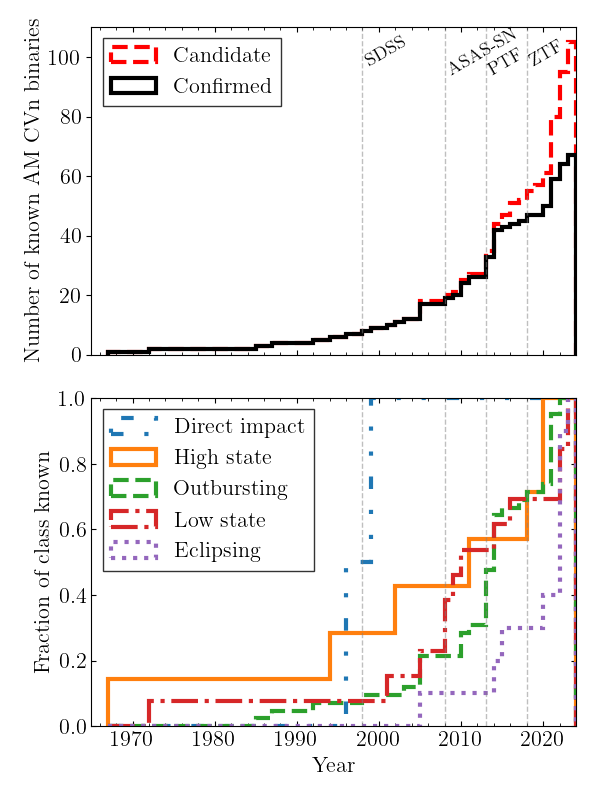

Write Python code to recreate this figure.
#!/usr/bin/env python

"""
"""
    
import numpy as np
import matplotlib.pyplot as plt
from sys import argv, exit
from astropy.io import fits
from astropy.table import Table
import re
import mgutils as mg, mgutils.constants as co


if __name__ == '__main__':

    if "-h" in argv:
        print ("discovery_year.py usage")
        raise SystemExit


    table = Table.read('amcvn_catalogue_secret.fits')

    fig, axs = mg.formatSubplots((2,1), sharex=True, xlabel='Year', grid=False, figsize=(6,8))


    ref_years = table['Discovery_year']

    ok = table['Confirmed']
    
    bins = np.arange(ref_years.min(), ref_years.max()+2)


    ### Simple plot of number known

    axs[0].set_ylabel('Number of known AM CVn binaries')
    axs[0].hist(ref_years, cumulative=True, bins=bins, log=False, histtype='step', color='r', lw=3, ls='--', label='Candidate')
    axs[0].hist(ref_years[ok], cumulative=True, bins=bins, log=False, histtype='step', color='k', lw=3, label='Confirmed')

    axs[0].set_ylim(0, len(table)*1.05)
    axs[0].legend(loc='upper left')


    ### Divided by disc state and other properties


    direct = table['Disk_state'] == 'direct'
    high = table['Disk_state'] == 'high'
    outburst = table['Disk_state'] == 'outburst'
    low = table['Disk_state'] == 'low'
    eclipsing = table['Period_method'] == 'Eclipses'

    axs[1].set_ylabel('Fraction of class known')
    axs[1].hist(ref_years[ok&direct], cumulative=True, bins=bins, histtype='step', weights=np.ones(np.sum(ok&direct))/np.sum(ok&direct), \
            label='Direct impact', lw=3, ls=(0, (3, 5, 1, 5, 1, 5)))
    axs[1].hist(ref_years[ok&high], cumulative=True, bins=bins, histtype='step', weights=np.ones(np.sum(ok&high))/np.sum(ok&high),\
             label='High state', lw=3, ls='-')
    axs[1].hist(ref_years[ok&outburst], cumulative=True, bins=bins, histtype='step', weights=np.ones(np.sum(ok&outburst))/np.sum(ok&outburst),\
             label='Outbursting', lw=3, ls='--')
    axs[1].hist(ref_years[ok&low], cumulative=True, bins=bins, histtype='step', weights=np.ones(np.sum(ok&low))/np.sum(ok&low),\
             label='Low state', lw=3, ls='-.')
    axs[1].hist(ref_years[ok&eclipsing], cumulative=True, bins=bins, histtype='step', weights=np.ones(np.sum(ok&eclipsing))/np.sum(ok&eclipsing),\
             label='Eclipsing', lw=3, ls=':')

    axs[1].legend(loc='upper left')
    axs[1].set_xlim(1965, 2024)
    print('X limit set to', axs[1].get_xlim()[1])
    axs[1].set_ylim(0,1)

    
    ### Annotate some surveys

    axs[0].vlines([1998,2008,2013,2018], axs[0].get_ylim()[0], axs[0].get_ylim()[1], color='grey', alpha=0.5, ls='--')
    axs[1].vlines([1998,2008,2013,2018], axs[1].get_ylim()[0], axs[1].get_ylim()[1], color='grey', alpha=0.5, ls='--')

    axs[0].annotate('SDSS', (1998, axs[0].get_ylim()[1]*0.88), rotation=30, fontsize='small')
    axs[0].annotate('ASAS-SN', (2008, axs[0].get_ylim()[1]*0.85), rotation=30, fontsize='small')
    axs[0].annotate('PTF', (2013, axs[0].get_ylim()[1]*0.85), rotation=30, fontsize='small')
    axs[0].annotate('ZTF', (2018, axs[0].get_ylim()[1]*0.88), rotation=30, fontsize='small')


    plt.savefig('discovery_year.png')
    plt.savefig('discovery_year.pdf')

    plt.show()
    print('Done')
